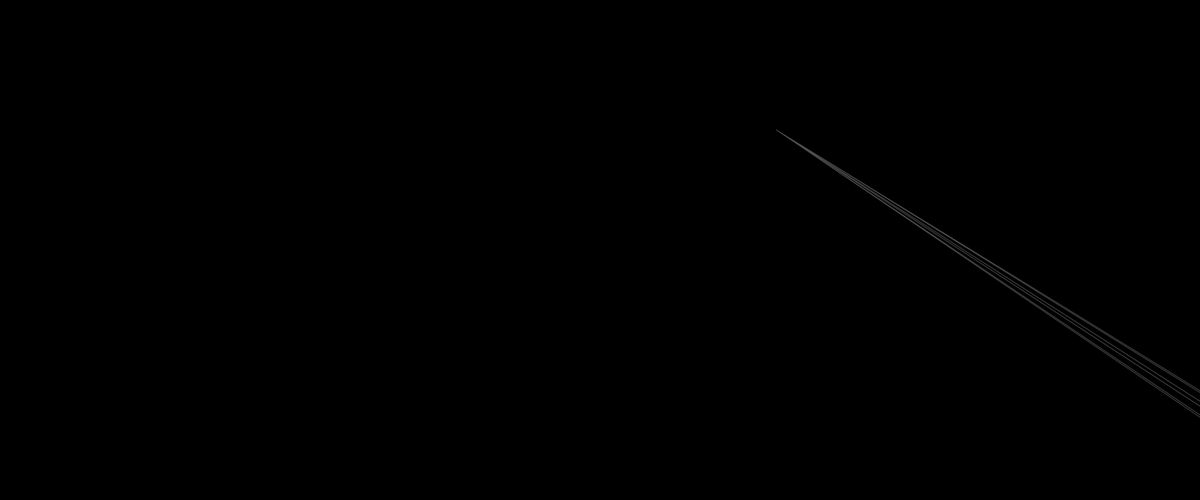
Frame 1 (no input)
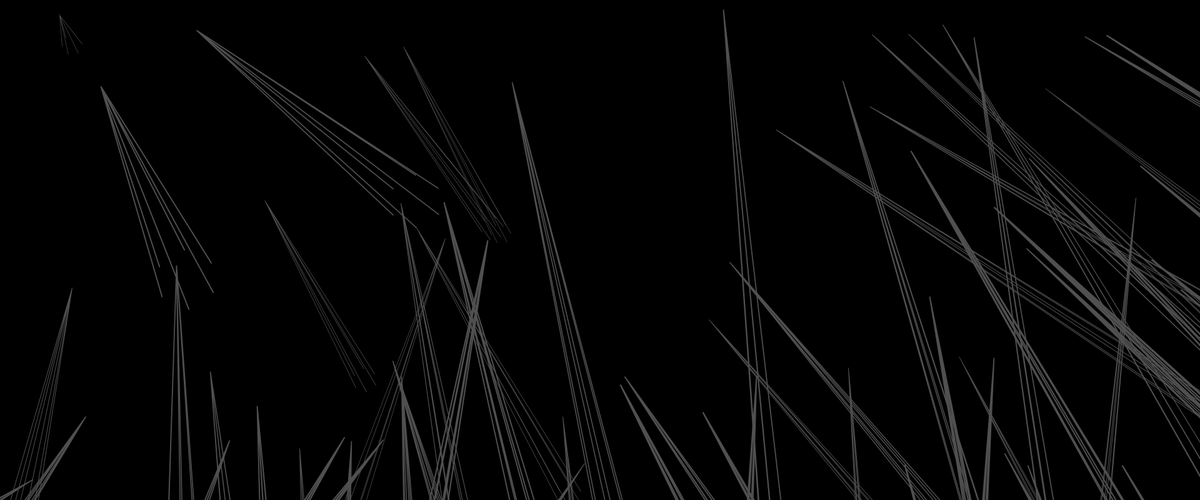
Frame 60 (the mouse pressed at the canvas centre just before this capture)
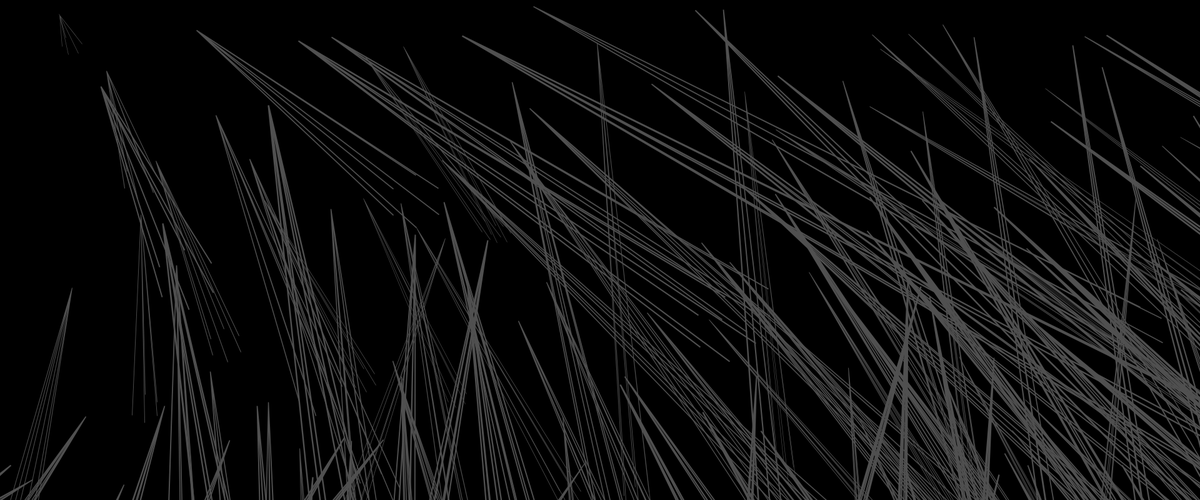
Frame 120 (the mouse held since frame 60 and released just before this capture)

The Processing sketch that drew these frames (run headless with seeded random() and noise(); from frame 60 on, the mouse is pressed at the canvas centre):

// Processing sketch: aaa
// ── aaa.pde
int i = 0;

void setup() {
  size(1920,800);
  //noStroke();
  smooth();
  background(0);
  //noLoop();
  rectMode(CENTER);
    frameRate(20);
}

void draw() {
  drawStar(random(width), random(height),60); 
  //drawStar(300, 300, 60); 
  if(i < 660){
    i = i + 1;
  }else{
    fill(0);
    noStroke();
    rect(960, 400, width, height);
    i = 0;
  }
  
}

void drawStar(float x, float y, int z) {
  stroke(80);
  strokeWeight(1.2);
  fill(20);
  pushMatrix();
  translate(x, y);
  rotate(PI/random(2,8));
  scale(random(0.5, 2));
  
  final float COS[] = {1, 0.5, -0.5, -1, -0.5, 0.5};
  final float SIN[] = {0, 0.8660254,  0.8660254, 0, -0.86602524, -0.86602524};
  final float RADIUS = z / 2;
  beginShape();
  for(int i = 0; i < 6; i++){
    float tx = COS[i] * RADIUS + x;
    float ty = SIN[i] * RADIUS + y;
    vertex(tx, ty);
    vertex(0,0);

  }
  endShape(CLOSE);
  
  popMatrix();
}
